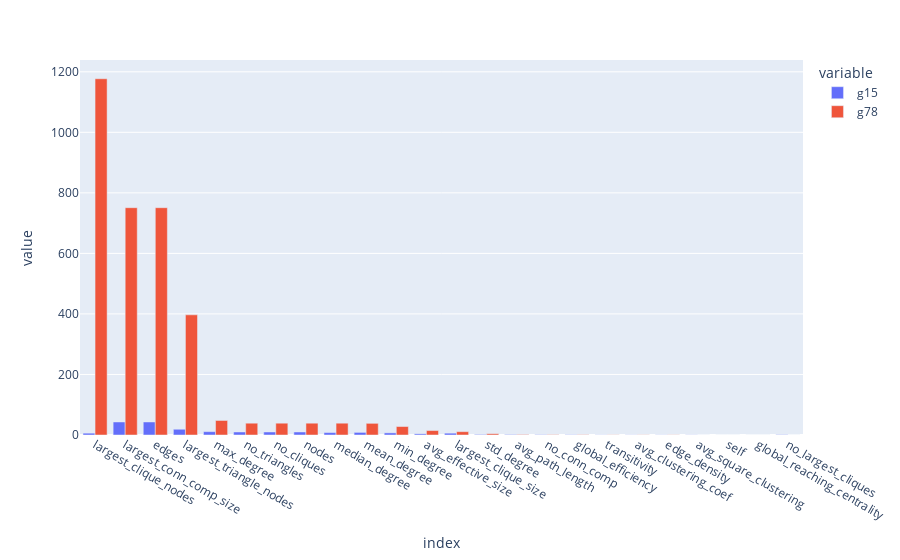

Here is the notebook cell this chart was saved with:
### Code cell
dissimilar = pd.DataFrame(dict(g15=global_metrics(many_graphs[15]), g78=global_metrics(many_graphs[78])))
dissimilar.index = gdf.columns[0:-1]
dissimilar = dissimilar.sort_values(by='g78', ascending=False)
dfig = dissimilar.plot.bar(barmode="group")
dfig.show()

### Figure 1 — Plotly figure (JSON) as saved in the notebook; plotly's stock layout.template omitted (floating-point values rounded to 4 significant figures)
{"data": [{"alignmentgroup": "True", "hovertemplate": "variable=g15<br>index=%{x}<br>value=%{y}<extra></extra>", "legendgroup": "g15", "marker": {"color": "#636efa"}, "name": "g15", "offsetgroup": "g15", "orientation": "v", "showlegend": true, "textposition": "auto", "type": "bar", "x": ["largest_clique_nodes", "largest_conn_comp_size", "edges", "largest_triangle_nodes", "max_degree", "no_triangles", "no_cliques", "nodes", "median_degree", "mean_degree", "min_degree", "avg_effective_size", "largest_clique_size", "std_degree", "avg_path_length", "no_conn_comp", "global_efficiency", "transitivity", "avg_clustering_coef", "edge_density", "avg_square_clustering", "self", "global_reaching_centrality", "no_largest_cliques"], "xaxis": "x", "y": [6, 43, 43, 19, 11, 10, 10, 10, 8, 8.6, 7, 3.873, 6, 1.744, 1.556, 1, 0.8444, 0.4551, 0.446, 0.4778, 0.4375, 0, 0, 1], "yaxis": "y"}, {"alignmentgroup": "True", "hovertemplate": "variable=g78<br>index=%{x}<br>value=%{y}<extra></extra>", "legendgroup": "g78", "marker": {"color": "#EF553B"}, "name": "g78", "offsetgroup": "g78", "orientation": "v", "showlegend": true, "textposition": "auto", "type": "bar", "x": ["largest_clique_nodes", "largest_conn_comp_size", "edges", "largest_triangle_nodes", "max_degree", "no_triangles", "no_cliques", "nodes", "median_degree", "mean_degree", "min_degree", "avg_effective_size", "largest_clique_size", "std_degree", "avg_path_length", "no_conn_comp", "global_efficiency", "transitivity", "avg_clustering_coef", "edge_density", "avg_square_clustering", "self", "global_reaching_centrality", "no_largest_cliques"], "xaxis": "x", "y": [1177, 751, 751, 397, 48, 39, 39, 39, 39, 38.51, 28, 14.69, 11, 4.236, 1.493, 1, 0.8785, 0.5119, 0.5082, 0.5067, 0.1143, 0, 0, 0], "yaxis": "y"}], "layout": {"barmode": "group", "legend": {"title": {"text": "variable"}, "tracegroupgap": 0}, "margin": {"t": 60}, "xaxis": {"anchor": "y", "domain": [0, 1], "title": {"text": "index"}}, "yaxis": {"anchor": "x", "domain": [0, 1], "title": {"text": "value"}}}}
